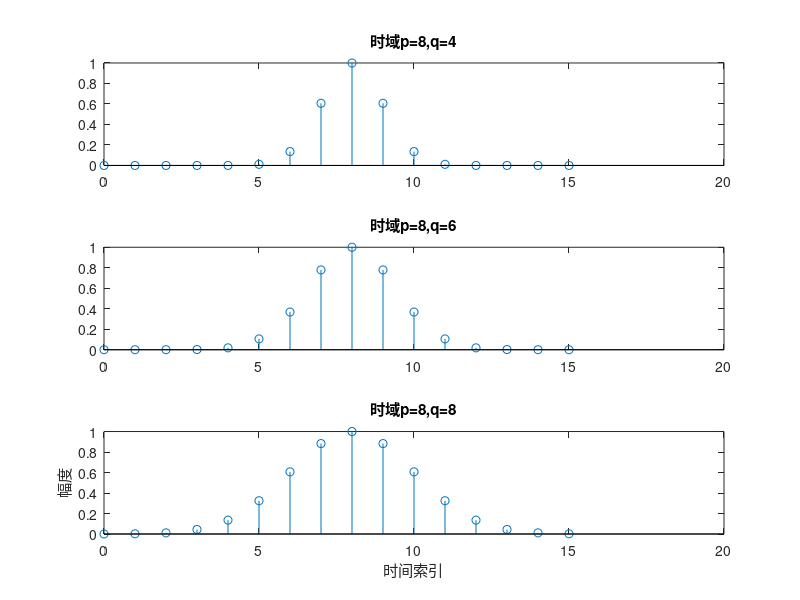
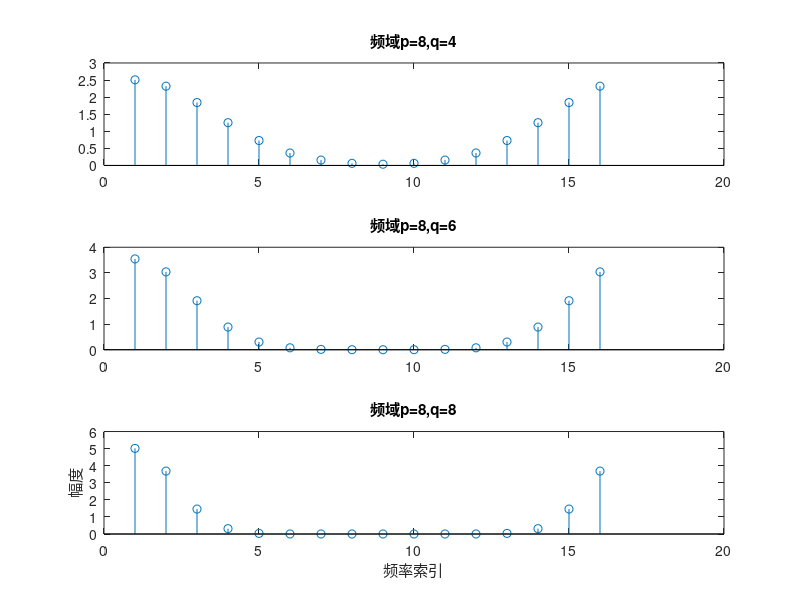
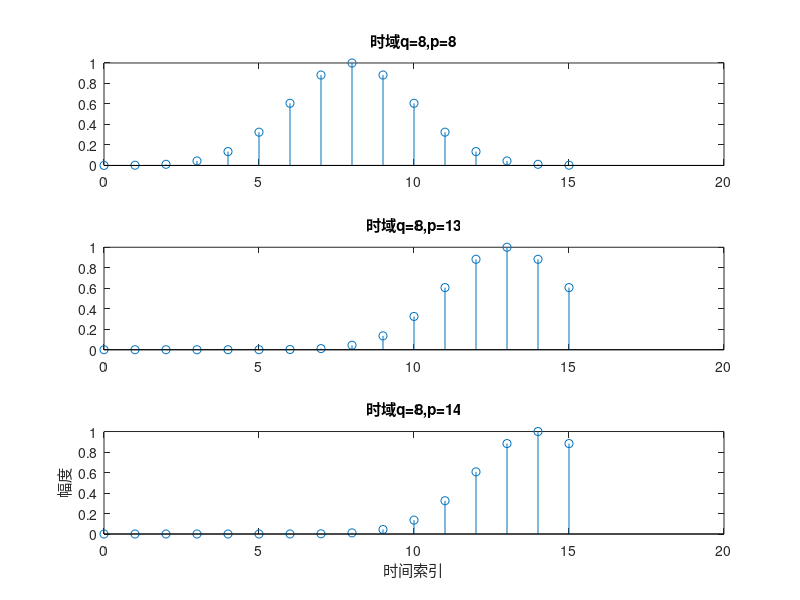
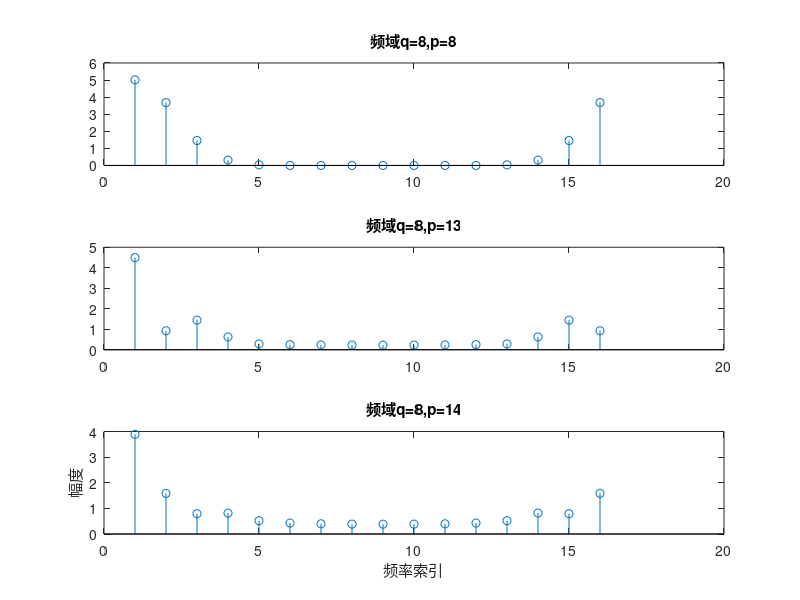

These figures' MATLAB source, in order: (Note: this script raises an error after producing the figures.)
clear
clc
close all
%% 程序版本信息
% 作者： 段仁俊
% 时间： 20241114
%% 设定数据文件保存地址
FolderPath='E:\课程\DSP\';
% 数据文件名
Save_Path = strcat(FolderPath,'Result\');
% 处理结果保存地址
%% ===================【程序说明】===================
%参考文献[1]张鹏举,戚晨皓.基于线性相关的不同点循环相关计算方法[J].电气电子教学学报,2022,44(06):129-132.
%参考文献[2]吴镇扬．数字信号处理[M].第3版.北京:高等教育出版社,2016．
%若需保存图片，合理安排文件夹路径
%程序请按照分节的顺序运行，无需额外清空变量
%  调用子程序：  
%  （1）overlap_add_convolution重叠相加法
%  （2）overlap_keep_convolution重叠保留法
%% 高斯序列
Fs=1;
n=0:1/Fs:15;
p=[8 13 14];
q=[2 4 8];
%固定p,改变q
for i=1:length(q)
   x_a(i,:)=exp(-(n-p(1)).^2./q(i));
end
for i=1:length(q)
    subplot(3,1,i);
    stem(n,x_a(i,:));
    if i==length(q)%美观
        xlabel("时间索引")
        ylabel("幅度")
    end
    title(['时域p=8,q=' num2str(2+2*i)])

end
figure;
for j=1:length(q)
    subplot(3,1,j);
    x_afft(j,:)=real(fft(x_a(j,:)));
    stem(abs(x_afft(j,:)));
    if j==length(q)%美观
        xlabel("频率索引")
        ylabel("幅度")
    end
    title(['频域p=8,q=' num2str(2+2*j)])
end
%固定q,改变p
for i=1:length(p)
   x_a(i,:)=exp(-(n-p(i)).^2./q(3));
end
figure;
for i=1:length(p)
    subplot(3,1,i);
    stem(n,x_a(i,:));
    if i==length(q)%美观
        xlabel("时间索引")
        ylabel("幅度")
    end
    title(['时域q=8,p=' num2str(p(i))])

end
figure;
for j=1:length(q)
    subplot(3,1,j);
    x_afft(j,:)=real(fft(x_a(j,:)));
    stem(abs(x_afft(j,:)));
    if j==length(q)%美观
        xlabel("频率索引")
        ylabel("幅度")
    end
    title(['频域q=8,p=' num2str(p(j))])
end



%% 保存图片
%需要设置保存路径，不保存图片无需运行
saveas( 1, [Save_Path '时域P不变'],'svg'); 
saveas( 2, [Save_Path '频域P不变'],'svg');
saveas( 3, [Save_Path '时域q不变'],'svg'); 
saveas( 4, [Save_Path '频域q不变'],'svg'); 
close all;
%% 第二问
close all
clc
%% 衰减正弦序列
Fs=1;
n=0:1/Fs:15;
a=0.1;
f=[0.0625 0.4375 0.5625];
for i=1:length(f)
    x_b(i,:)=exp(-a*n).*sin(2*pi*f(i)*n);
    subplot(3,2,2*(i-1)+1);
    stem(n,x_b(i,:));
    xlabel("时间索引")
    ylabel("幅度")
    title(['a=0.1,f=' num2str(f(i))])
end
for j=1:length(f)
    subplot(length(f),2,2*j);
    x_bfft(j,:)=fft(x_b(j,:));
    stem(n,abs(x_bfft(j,:)));
    xlabel("频率索引")
    ylabel("幅度")
    title(['a=0.1' 'f=' num2str(f(j))])
end
%% 保存图片
saveas( 1, [Save_Path '衰减正弦f变化'],'svg'); 
close all;
%% 第三问三角波和反三角波
close all
for n=0:7
    if n<=4
        x_c(n+1)=n;
    end
    if n>4
        x_c(n+1)=8-n;
    end
end
figure;
subplot(2,3,1)
stem(0:length(x_c)-1,x_c);
axis([0 8 0 5]);
title('三角波')
subplot(2,3,2)
x_cfft=fft(x_c,8);
stem(0:length(x_cfft)-1,abs(x_cfft));
axis([0 8 0 20]);
title('三角波8点FFT')
subplot(2,3,3)
x_c1fft=fft(x_c,32);
stem(0:length(x_c1fft)-1,abs(x_c1fft));
axis([0 31 0 20]);
title('三角波32点FFT')
for n=0:7
    if n<=3
        x_d(n+1)=4-n;
    end
    if n>=4
        x_d(n+1)=n-4;
    end
end
subplot(2,3,4)
stem(0:length(x_d)-1,x_d);
axis([0 8 0 5]);
title('反三角波')
subplot(2,3,5)
x_dfft=fft(x_d,8);
stem(0:length(x_dfft)-1,abs(x_dfft));
axis([0 8 0 20]);
title('反三角波8点FFT')
subplot(2,3,6)
x_d1fft=fft(x_d,32);
stem(0:length(x_d1fft)-1,abs(x_d1fft));
axis([0 31 0 20]);
title('反三角波32点FFT')
%% 保存图片
saveas(1, [Save_Path '三角波与反三角波'],'svg'); 
close all;
%% 第四小问
close all
N=16;
n=0:N-1;
df=1/16;
x=sin(2*pi*0.125*n)+cos(2*pi*(0.125+df)*n);
xfft=real(fft(x));
figure;
subplot(2,2,1)
stem(abs(xfft))
title('N=16,df=1/16')
subplot(2,2,2)
df=1/64;
x1=sin(2*pi*0.125*n)+cos(2*pi*(0.125+df)*n);
xfft1=real(fft(x1));
stem(abs(xfft1))
title('N=16,df=1/64')
N=128;
n=0:N-1;
df=1/16;
x2=sin(2*pi*0.125*n)+cos(2*pi*(0.125+df)*n);
xfft2=real(fft(x2));
subplot(2,2,3)
stem(abs(xfft2))
title('N=128,df=1/16')
df=1/64;
x3=sin(2*pi*0.125*n)+cos(2*pi*(0.125+df)*n);
xfft3=real(fft(x3));
subplot(2,2,4)
stem(abs(xfft3))
title('N=128,df=1/64')
%% 保存图片
saveas(1, [Save_Path '第四问'],'svg'); 
close all;
%% 第五问
close all
clc
%% FFT卷积
figure
n=0:15;
p=8;
q=2;
a=0.1;
f=0.0625;
x_a1=exp(-(n-p).^2./q);
x_b1=exp(-a*n).*sin(2*pi*f*n);
x_afft1=fft(x_a1,16);
x_bfft1=fft(x_b1,16);
c_conv=ifft(x_afft1.*x_bfft1);%循环卷积结果
subplot(2,1,1)
stem(0:length(c_conv)-1,c_conv)
axis([0 16 -1 2])
title('16点循环卷积')
subplot(2,1,2)
%c_linear_conv=conv(x_a1,x_b(1,:));
%利用fft计算线性卷积，不要用conv函数
x_afft1=fft(x_a1,32);
x_bfft1=fft(x_b1,32);
c_linear_conv=ifft(x_afft1.*x_bfft1);
stem(0:length(c_linear_conv)-1,c_linear_conv)
axis([0 31 -1 2])
title('线性卷积')
%% 保存图片
saveas(1, [Save_Path '第五问'],'svg'); 
close all;
%% 第六问
close all
clc
figure
rng(1000,"twister");%固定随机数
x_e=randn(1,512);%按行存储
x_efft=real(fft(x_e));
subplot(2,1,1)
stem(abs(x_efft))
title('卷积前频谱')
subplot(2,1,2)
x_econv=conv(x_e,x_c);
%一定要取实数！！！！！
x_econv_fft=real(fft(x_econv));
stem(abs(x_econv_fft))
title('线性卷积后频谱')
figure
subplot(2,1,1)
x_econvadd=overlap_add_convolution(x_e',x_c');
%一定要取实数！！！！！
x_econvadd_fft=real(fft(x_econvadd));
stem(abs(x_econvadd_fft))
title('重叠相加法卷积后频谱')
subplot(2,1,2)
x_econvkeep=overlap_keep_convolution(x_e',x_c');
%一定要取实数！！！！！
x_econvkeep_fft=real(fft(x_econvkeep));
stem(abs(x_econvkeep_fft))
title('重叠保留法卷积后频谱')
%% 保存图片
saveas(1, [Save_Path '第六问'],'svg'); 
saveas(2, [Save_Path '第六问2'],'svg'); 
close all;
%% 第七问
close all
clc
%% ===================【原理分析】===================
%% 知识点
%N点xn与yn补零到长度2N-1
%计算共轭的FFT
%Rxy=IDFT[X*(K)Y(K)]
%注意得到结果后需要重排顺序
%循环卷积与线性卷积的关系
%当L=N+M-1时两者相同，当L小，混叠，L大补零。
%%
close all
clc
figure
n=0:1:15;
X_a=exp(-(n-8).^2/2);        
X_b=exp(-(0.1).*n).*sin(2*pi*(0.0625)*n); 
k=length(X_a);
X_afft=fft(X_a,2*k);
X_bfft=fft(X_b,2*k);
rm=real(ifft(conj(X_afft).*X_bfft));
rm=[rm(k+2:2*k) rm(1:k)];
m=(-k+1):(k-1);
subplot(2,2,1)
stem(m,rm);
title('线性相关Xa,Xb')
%16点循环相关直接由线性相关延拓得到周期相关取主值区间得到
subplot(2,2,2)
rm1=[rm(16) rm(1:15)+rm(17:31)];
mm=0:15;
stem(mm,rm1);
title('循环相关Xa,Xb')
subplot(2,2,3)
rm=real(ifft(conj(X_bfft).*X_afft));
rm=[rm(k+2:2*k) rm(1:k)];
stem(m,rm);
title('线性相关Xb,Xa')
subplot(2,2,4)
rm1=[rm(16) rm(1:15)+rm(17:31)];
stem(mm,rm1);
title('循环相关Xb,Xa')
%% 保存图片
saveas(1, [Save_Path '第七问'],'svg'); 
close all;
%% 第八问
close all
clc
figure
X_afft=fft(X_a,2*k);
X_bfft=fft(X_b,2*k);
rm=real(ifft(conj(X_afft).*X_afft));
rm=[rm(k+2:2*k) rm(1:k)];
m=(-k+1):(k-1);
subplot(2,1,1)
stem(m,rm);
title('自相关Xa')
X_afft=fft(X_a,2*k);
X_bfft=fft(X_b,2*k);
rm=real(ifft(conj(X_bfft).*X_bfft));
rm=[rm(k+2:2*k) rm(1:k)];
m=(-k+1):(k-1);
subplot(2,1,2)
stem(m,rm);
title('自相关Xb')
%% 保存图片
saveas(1, [Save_Path '第八问'],'svg'); 
close all;








